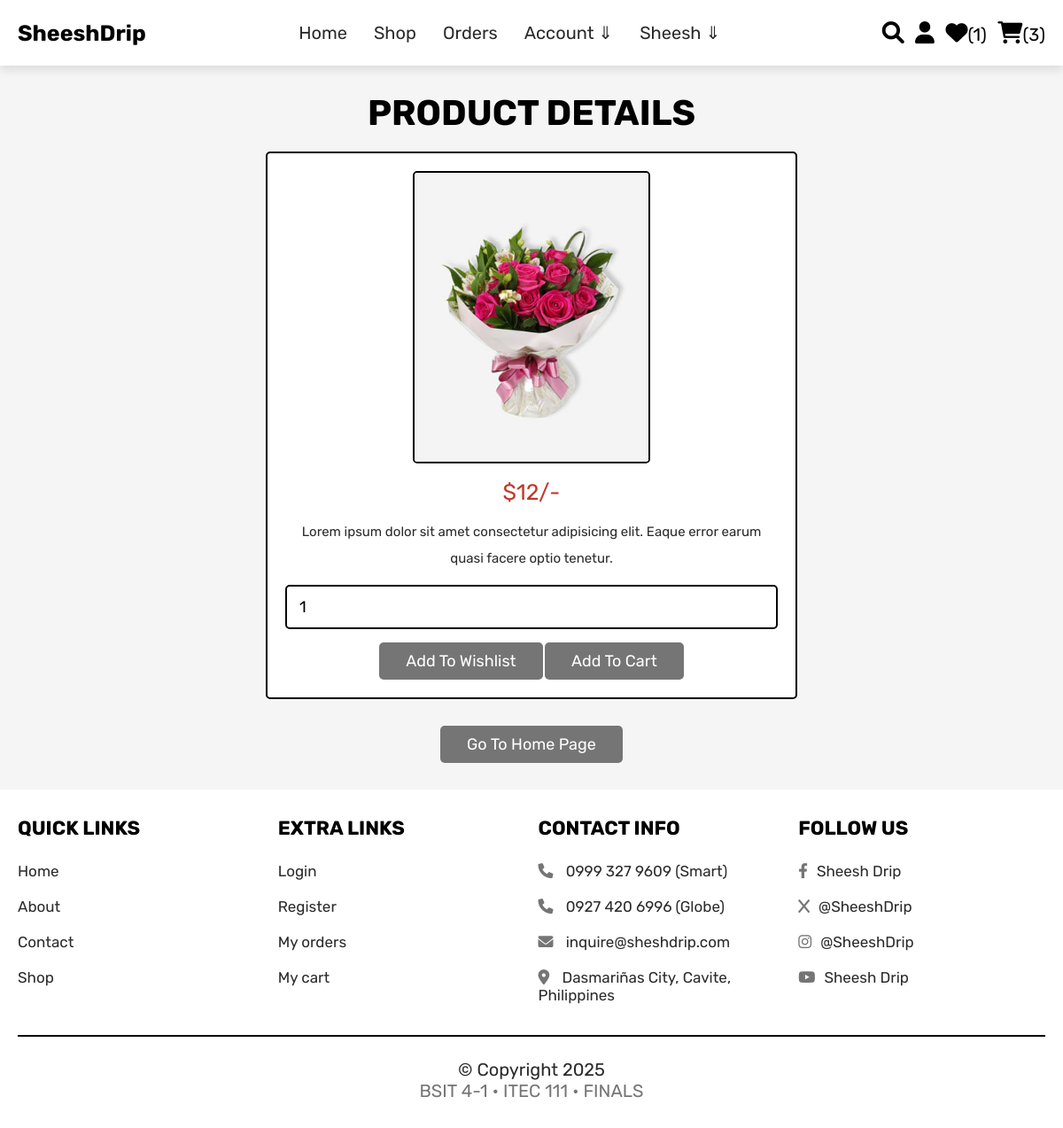
The page /view_page.php?pid=13 (signed in) on the database its author committed.
### tables this page shows
CREATE TABLE `products` (
  `id` int(100) NOT NULL,
  `name` varchar(100) NOT NULL,
  `details` varchar(500) NOT NULL,
  `price` int(100) NOT NULL,
  `image` varchar(100) NOT NULL
);

### view_page.php (the view, shortened to what this page needs)
<?php
@include 'config.php';
?>
<!DOCTYPE html>
<html lang="en">
<head>
   <link rel="stylesheet" href="https://cdnjs.cloudflare.com/ajax/libs/font-awesome/6.0.0/css/all.min.css">
   <link rel="stylesheet" href="css/style.css">
</head>
<body>
<?php @include 'header.php'; ?>
<section class="quick-view">
    <h1 class="title">product details</h1>
    <?php
        if(isset($_GET['pid'])){
            $pid = $_GET['pid'];
            $select_products = mysqli_query($conn, "SELECT * FROM `products` WHERE id = '$pid'") or die('query failed');
         if(mysqli_num_rows($select_products) > 0){
            while($fetch_products = mysqli_fetch_assoc($select_products)){
    ?>
    <form action="" method="POST">
         <img src="uploaded_img/<?php echo $fetch_products['image']; ?>" alt="" class="image">
         <div class="price">$<?php echo $fetch_products['price']; ?>/-</div>
         <div class="details"><?php echo $fetch_products['details']; ?></div>
         <input type="number" name="product_quantity" value="1" min="0" class="qty">
         <input type="submit" value="add to wishlist" name="add_to_wishlist" class="option-btn">
         <input type="submit" value="add to cart" name="add_to_cart" class="btn">
      </form>
    <?php
            }
        }else{
        echo '<p class="empty">no products details available!</p>';
        }
    }
    ?>
    <div class="more-btn">
        <a href="home.php" class="option-btn">go to home page</a>
    </div>
</section>
<?php @include 'footer.php'; ?>
</body>
</html>

### css/style.css (style rules this page uses)
:root { --green:#757575; --red:#c0392b; --orange:#0051ff; --black:#000000; --white:#fff; --light-color:#2b2b2b; --light-white:#ccc; --light-bg:#f5f5f5; --border:.2rem solid var(--black); --box-shadow:0 .5rem 1rem rgba(0,0,0,.1); }
* { font-family: 'Rubik', sans-serif; margin:0; padding:0; box-sizing: border-box; outline: none; border:none; text-decoration: none; transition:all .2s linear; }
html { font-size: 62.5%; overflow-x: hidden; scroll-behavior: smooth; scroll-padding-top: 6.5rem; }
body { background: var(--light-bg); }
section { padding:3rem 2rem; }
.btn, .delete-btn, .option-btn { display: inline-block; border-radius: .5rem; margin-top: 1rem; font-size: 1.8rem; color:var(--white); cursor: pointer; padding:1rem 3rem; text-transform: capitalize; }
.btn { background-color: var(--green); }
.option-btn { background-color: var(--green); }
.more-btn { margin-top: 2rem; text-align: center; }
.title { text-align: center; margin-bottom: 2rem; color:var(--black); text-transform: uppercase; font-size: 4rem; }
.quick-view form { max-width: 60rem; padding:2rem; text-align: center; border:var(--border); box-shadow: var(--border); border-radius: .5rem; background-color: var(--white); margin:0 auto; }
.quick-view form .image { height: 33rem; border:var(--border); border-radius: .5rem; }
.quick-view form .price { color:var(--red); font-size: 2.5rem; padding:.5rem 0; }
.quick-view form .details { padding:1rem 0; font-size: 1.5rem; color:var(--light-color); line-height: 2; }
.quick-view form .qty { width: 100%; padding:1.2rem 1.4rem; font-size: 1.8rem; color:var(--black); border-radius: .5rem; border:var(--border); margin:.5rem 0; }

### rows shown on the page
products: image (picture), price "12", details "Lorem ipsum dolor sit amet consectetur adipisicing elit. Eaque error earum quasi facere optio tenetur."

### other values the page prints
$wishlist_num_rows "1"
$cart_num_rows "3"
